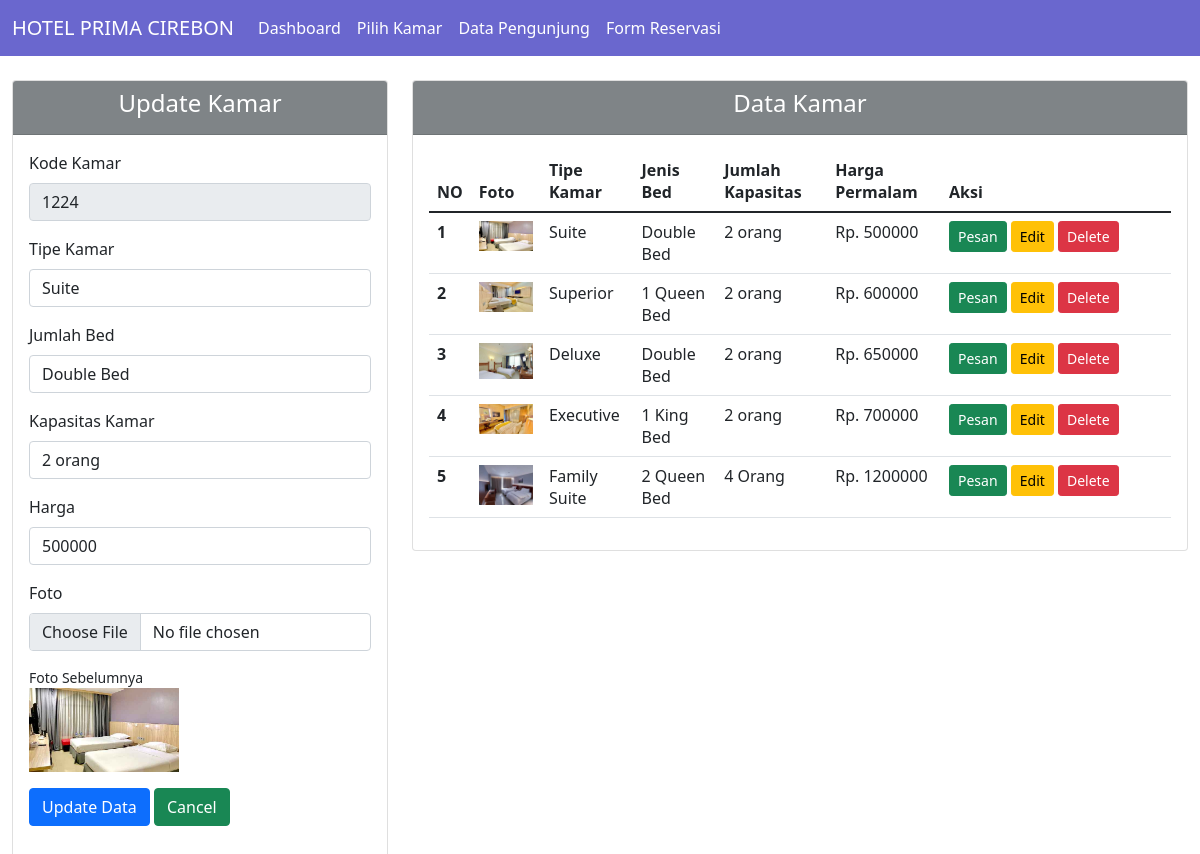
/data_kamar.php?edit=update&&id=1224, run on the app's committed database.
### tables this page shows
CREATE TABLE `data_kamar` (
  `kd_kamar` int(11) NOT NULL,
  `tipe` varchar(40) NOT NULL,
  `bed` varchar(40) NOT NULL,
  `kapasitas` varchar(40) NOT NULL,
  `harga` int(11) NOT NULL,
  `foto` text NOT NULL
);

### database.php (called while the page is built, shortened)
<?php
class database
{
	var $host = "localhost";
	var $user = "root";
	var $pass = "root";
	var $db   = "20210120014_hotel";
	var $koneksi = "";
	function __construct()
	{
		$this->koneksi = mysqli_connect($this->host, $this->user, $this->pass, $this->db);
	}
	function data_kamar()
	{
		return mysqli_query($this->koneksi, "select * from data_kamar");
	}
	function tampil_update_kamar($kd_kamar)
	{
		return mysqli_fetch_array(mysqli_query($this->koneksi, "select * from data_kamar where kd_kamar='$kd_kamar' "));
	}
}

### data_kamar.php (the view, shortened to what this page needs)
<?php
class dashboard
{
    function __construct()
    {
        include "menu.php";
    }
}
include 'database.php';
$db = new database();
$data_kamar = $db->data_kamar();
?>
<!doctype html>
<html lang="en">
<head>
    <link href="https://cdn.jsdelivr.net/npm/bootstrap@5.1.3/dist/css/bootstrap.min.css" rel="stylesheet">
</head>
<body>
    <div class="container-fluid">
        <div class="row mt-4">
            <?php include('form_kamar.php'); ?>
            <div class="col-md-8">
                <div class="card">
                    <div class="card-header" style="background: #7F8487;">
                        <h4 class="text-center text-white">Data Kamar</h4>
                    </div>
                    <div class="card-body">
                        <table class="table">
                            <thead>
                                <tr>
                                    <th scope="col">NO</th>
                                    <th scope="col">Foto</th>
                                    <th scope="col">Tipe Kamar</th>
                                    <th scope="col">Jenis Bed</th>
                                    <th scope="col">Jumlah Kapasitas</th>
                                    <th scope="col">Harga Permalam</th>
                                    <th width="230px">Aksi</th>
                                </tr>
                            </thead>
                            <tbody>
                                <?php
                                $no = 1;
                                foreach ($data_kamar as $row) {
                                ?>
                                    <tr>
                                        <th><?php echo $no++; ?></th>
                                        <td>
                                            <img src="./doc/<?php echo "$row[foto]"; ?>" width="100px" class="img-fluid" alt="<?php echo "$row[foto]"; ?>">
                                        </td>
                                        <td><?php echo "$row[tipe]"; ?></td>
                                        <td><?php echo "$row[bed]"; ?></td>
                                        <td><?php echo "$row[kapasitas]"; ?></td>
                                        <td>Rp. <?php echo "$row[harga]"; ?></td>
                                        <td>
                                            <?php echo "<a href='data_reservasi.php?kamar=$row[kd_kamar]' class='btn btn-sm btn-success'>Pesan</a>"; ?>
                                            <a name="" id="" class="btn btn-sm btn-warning" href="data_kamar.php?edit=update&&id=<?= $row['kd_kamar']; ?>" role="button">Edit</a>
                                            <a name="" id="" class="btn btn-sm btn-danger" href="proses_kamar.php?aksi=delete&&id=<?= $row['kd_kamar']; ?>" role="button">Delete</a>
                                        </td>
                                    </tr>
                                <?php
                                }
                                ?>
                            </tbody>
                        </table>
                    </div>
                </div>
            </div>
        </div>
    </div>
</body>
</html>

### form_kamar.php (shortened to what this page needs)
<?php
function update_data()
{
  $db = new database();
  $kd_kamar = $_GET['id'];
  $data_kamar = $db->tampil_update_kamar($kd_kamar);
?>
  <div class="col-md-4">
    <div class="card">
      <div class="card-header" style="background: #7F8487;">
        <h4 class="text-center text-white">Update Kamar</h4>
      </div>
      <div class="card-body">
        <form method="POST" action="<?php echo "proses_kamar.php?aksi=update"; ?>" enctype="multipart/form-data">
          <div class="form-group mb-3">
            <label class="form-label">Kode Kamar</label>
            <input type="text" name="kd_kamar" class="form-control" value="<?php echo $data_kamar['kd_kamar'] ?>" readonly>
          </div>
          <div class="form-group mb-3">
            <label class="form-label">Tipe Kamar</label>
            <input type="text" name="tipe" class="form-control" value="<?php echo $data_kamar['tipe'] ?>">
          </div>
          <div class="form-group mb-3">
            <label class="form-label">Jumlah Bed</label>
            <input type="text" name="bed" class="form-control" value="<?php echo $data_kamar['bed'] ?>">
          </div>
          <div class="form-group mb-3">
            <label class="form-label">Kapasitas Kamar</label>
            <input type="text" name="kapasitas" class="form-control" value="<?php echo $data_kamar['kapasitas'] ?>">
          </div>
          <div class="form-group mb-3">
            <label class="form-label">Harga</label>
            <input type="text" name="harga" class="form-control" value="<?php echo $data_kamar['harga'] ?>">
          </div>
          <div class="form-group mb-3">
            <label class="form-label">Foto</label>
            <input type="file" name="foto" class="form-control mb-2" required>
          </div>
          <div class="form-group mb-3">
            <small>Foto Sebelumnya</small><br>
            <img src="./doc/<?php echo "$data_kamar[foto]"; ?>" width="150px" class="img-fluid" alt="<?php echo "$data_kamar[foto]"; ?>">
          </div>
          <div class="form-group mb-3">
            <input type="submit" name="simpan" class="btn btn-primary" value="Update Data">
            <a herf="data_kamar.php" class="btn btn-success ">Cancel</a>
          </div>
        </form>
      </div>
    </div>
  </div>
<?php }
?>
<?php
$edit = $_GET['edit'];
if ($edit == "update") {
  update_data();
} else {
  tambah_data();
}
?>

### data on the page
data_kamar: kd_kamar "1224", tipe "Suite", bed "Double Bed", kapasitas "2 orang", harga "500000", foto (picture)
data_kamar: foto (picture), tipe "Superior", bed "1 Queen Bed", kapasitas "2 orang", harga "600000"
data_kamar: shows a picture, tipe "Deluxe", bed "Double Bed", kapasitas "2 orang", harga "650000"
data_kamar: foto (picture), tipe "Executive", bed "1 King Bed", kapasitas "2 orang", harga "700000"
data_kamar: foto (picture), tipe "Family Suite", bed "2 Queen Bed", kapasitas "4 Orang", harga "1200000"
